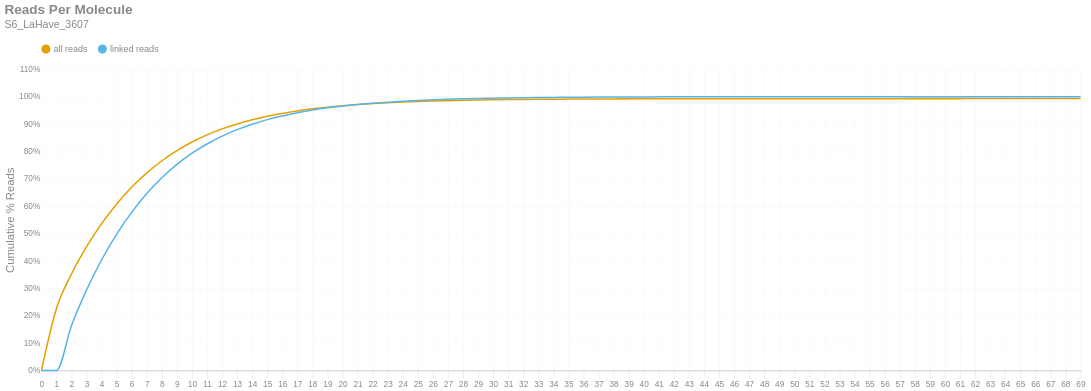

Source (notebook cell):
### Markdown cell above
### Reads per Molecule
This chart shows the cumulative distribution of the number of reads per linked molecule. That is, how many alignments are associated with a unique molecule. This excludes the number of reads associated with invalid or absent linked-read barcodes. The `linked` histogram is the percentages recalculated when disregarding singletons.

### Code cell
if SKIPLR:
    print_html(f"Skipped")
else:
    counts = np.bincount(valids['reads'].cast(pl.Int64).to_numpy())
    weighted = counts * np.arange(len(counts))
    all_perc = weighted / n_reads
    linked_perc = weighted / n_linked_reads
    linked_perc[1] = 0
    binned_df = pl.DataFrame({
        'readsper': list(range(len(counts))),
        'all reads (cumsum)': np.cumsum(all_perc).tolist(),
        'linked reads (cumsum)': np.cumsum(linked_perc).tolist(),
    })

    with SafeRender(binned_df):
        (
            density_plot(binned_df, 'Reads Per Molecule', samplename, 'readspmol')
            .encode(
                x=alt.X('readsper:O', title=None).axis(labelAngle=0).scale(padding=0),
                y=alt.Y('value:Q', title='Cumulative % Reads').axis(format='%').stack(False),
                color=alt.Color("key:N").scale(domain=["all reads", "linked reads"]),
                tooltip=[
                    alt.Tooltip("key:N", title="Data Type"),
                    alt.Tooltip("readsper:O", title="Reads Per Molecule"),
                    alt.Tooltip("value:Q", format=".2%", title="% Reads (Cum.)")
                ]            
            )
        ).display()

### Figure 1 — Vega-Lite specification as saved in the notebook (floating-point values rounded to 4 significant figures)
{"width": "container", "height": 400, "config": {"title": {"anchor": "start", "dy": -15, "fontSize": 18, "color": "#888888", "subtitleColor": "#888888", "subtitleFontSize": 14}, "arc": {"fill": "#0072B2"}, "axis": {"domainColor": "#888888", "domainWidth": 0.5, "gridWidth": 0.2, "grid": false, "titleFontWeight": 400, "titleFontSize": 15, "labelFontSize": 11, "labelColor": "#888888", "tickColor": "#888888", "tickWidth": 0.2, "titleColor": "#888888"}, "axisBand": {"grid": false}, "axisX": {"grid": true, "tickSize": 10, "domainCap": "round"}, "axisY": {"domain": false, "grid": true, "tickSize": 0, "domainCap": "round"}, "background": "transparent", "header": {"labelFontSize": 15, "labelColor": "#888888", "titleFontSize": 15, "titleFontWeight": 600, "titleColor": "#888888"}, "legend": {"labelFont": "sans-serif", "labelFontSize": 12, "labelColor": "#888888", "symbolSize": 100, "symbolType": "circle", "titleFontSize": 12, "titlePadding": 10, "titleColor": "#888888", "title": null, "orient": "top"}, "range": {"category": ["#E69F00", "#56B4E9", "#009E73", "#F0E442", "#0072B2", "#D55E00", "#CC79A7", "#000000"], "diverging": ["#cfe8f3", "#a2d4ec", "#73bfe2", "#46abdb", "#1696d2", "#12719e"]}, "area": {"fill": "#0072B2", "fillOpacity": 0.7, "line": true, "strokeOpacity": 0.7}, "line": {"color": "#0072B2", "stroke": "#0072B2", "strokeWidth": 2}, "trail": {"color": "#0072B2", "stroke": "#0072B2", "strokeWidth": 0, "size": 1}, "point": {"filled": true, "fillOpacity": 1.0, "size": 95}, "text": {"color": "#888888", "fontSize": 11, "align": "right", "fontWeight": 400, "size": 11}, "bar": {"fill": "#0072B2", "stroke": null}, "view": {"stroke": null, "continuousWidth": 660, "continuousHeight": 400}}, "data": {"name": "data-3054dd7929486d576c86b0a98d286da4"}, "mark": {"type": "line", "interpolate": "monotone", "point": {"opacity": 0, "size": 275}}, "encoding": {"color": {"field": "key", "scale": {"domain": ["all reads", "linked reads"]}, "type": "nominal"}, "tooltip": [{"field": "key", "title": "Data Type", "type": "nominal"}, {"field": "readsper", "title": "Reads Per Molecule", "type": "ordinal"}, {"field": "value", "format": ".2%", "title": "% Reads (Cum.)", "type": "quantitative"}], "x": {"axis": {"labelAngle": 0}, "field": "readsper", "scale": {"padding": 0}, "title": null, "type": "ordinal"}, "y": {"axis": {"format": "%"}, "field": "value", "stack": false, "title": "Cumulative % Reads", "type": "quantitative"}}, "params": [{"name": "param_c36ac31b6afebe62", "select": {"type": "point", "fields": ["key"]}, "bind": "legend"}], "title": {"text": "Reads Per Molecule", "subtitle": "S6_LaHave_3607"}, "transform": [{"fold": ["all reads (cumsum)", "linked reads (cumsum)"]}, {"calculate": "replace(datum.key, ' (cumsum)', '')", "as": "key"}, {"filter": {"param": "param_c36ac31b6afebe62"}}], "usermeta": {"embedOptions": {"downloadFileName": "S6_LaHave_3607.readspmol"}}, "$schema": "https://vega.github.io/schema/vega-lite/v6.1.0.json", "datasets": {"data-3054dd7929486d576c86b0a98d286da4": [{"readsper": 0, "all reads (cumsum)": 0.0, "linked reads (cumsum)": 0.0}, {"readsper": 1, "all reads (cumsum)": 0.2264, "linked reads (cumsum)": 0.0}, {"readsper": 2, "all reads (cumsum)": 0.3523, "linked reads (cumsum)": 0.1643}, {"readsper": 3, "all reads (cumsum)": 0.4519, "linked reads (cumsum)": 0.2943}, {"readsper": 4, "all reads (cumsum)": 0.5363, "linked reads (cumsum)": 0.4044}, {"readsper": 5, "all reads (cumsum)": 0.6083, "linked reads (cumsum)": 0.4983}, {"readsper": 6, "all reads (cumsum)": 0.6697, "linked reads (cumsum)": 0.5784}, {"readsper": 7, "all reads (cumsum)": 0.7218, "linked reads (cumsum)": 0.6464}, {"readsper": 8, "all reads (cumsum)": 0.7659, "linked reads (cumsum)": 0.7039}, {"readsper": 9, "all reads (cumsum)": 0.8032, "linked reads (cumsum)": 0.7526}, {"readsper": 10, "all reads (cumsum)": 0.8345, "linked reads (cumsum)": 0.7934}, {"readsper": 11, "all reads (cumsum)": 0.8603, "linked reads (cumsum)": 0.8271}, {"readsper": 12, "all reads (cumsum)": 0.8824, "linked reads (cumsum)": 0.8559}, {"readsper": 13, "all reads (cumsum)": 0.9005, "linked reads (cumsum)": 0.8795}, {"readsper": 14, "all reads (cumsum)": 0.9156, "linked reads (cumsum)": 0.8993}, {"readsper": 15, "all reads (cumsum)": 0.9285, "linked reads (cumsum)": 0.9161}, {"readsper": 16, "all reads (cumsum)": 0.9389, "linked reads (cumsum)": 0.9296}, {"readsper": 17, "all reads (cumsum)": 0.948, "linked reads (cumsum)": 0.9415}, {"readsper": 18, "all reads (cumsum)": 0.9555, "linked reads (cumsum)": 0.9512}, {"readsper": 19, "all reads (cumsum)": 0.9617, "linked reads (cumsum)": 0.9594}, {"readsper": 20, "all reads (cumsum)": 0.9668, "linked reads (cumsum)": 0.966}, {"readsper": 21, "all reads (cumsum)": 0.9711, "linked reads (cumsum)": 0.9716}, {"readsper": 22, "all reads (cumsum)": 0.9746, "linked reads (cumsum)": 0.9762}, {"readsper": 23, "all reads (cumsum)": 0.9775, "linked reads (cumsum)": 0.98}, {"readsper": 24, "all reads (cumsum)": 0.9801, "linked reads (cumsum)": 0.9834}, {"readsper": 25, "all reads (cumsum)": 0.9822, "linked reads (cumsum)": 0.9862}, {"readsper": 26, "all reads (cumsum)": 0.984, "linked reads (cumsum)": 0.9884}, {"readsper": 27, "all reads (cumsum)": 0.9855, "linked reads (cumsum)": 0.9904}, {"readsper": 28, "all reads (cumsum)": 0.9867, "linked reads (cumsum)": 0.992}, {"readsper": 29, "all reads (cumsum)": 0.9878, "linked reads (cumsum)": 0.9934}, {"readsper": 30, "all reads (cumsum)": 0.9886, "linked reads (cumsum)": 0.9944}, {"readsper": 31, "all reads (cumsum)": 0.9894, "linked reads (cumsum)": 0.9955}, {"readsper": 32, "all reads (cumsum)": 0.99, "linked reads (cumsum)": 0.9963}, {"readsper": 33, "all reads (cumsum)": 0.9905, "linked reads (cumsum)": 0.9969}, {"readsper": 34, "all reads (cumsum)": 0.9908, "linked reads (cumsum)": 0.9973}, {"readsper": 35, "all reads (cumsum)": 0.9911, "linked reads (cumsum)": 0.9977}, {"readsper": 36, "all reads (cumsum)": 0.9914, "linked reads (cumsum)": 0.9981}, {"readsper": 37, "all reads (cumsum)": 0.9916, "linked reads (cumsum)": 0.9984}, {"readsper": 38, "all reads (cumsum)": 0.9918, "linked reads (cumsum)": 0.9987}, {"readsper": 39, "all reads (cumsum)": 0.992, "linked reads (cumsum)": 0.9989}, {"readsper": 40, "all reads (cumsum)": 0.9921, "linked reads (cumsum)": 0.9991}, {"readsper": 41, "all reads (cumsum)": 0.9923, "linked reads (cumsum)": 0.9992}, {"readsper": 42, "all reads (cumsum)": 0.9923, "linked reads (cumsum)": 0.9993}, {"readsper": 43, "all reads (cumsum)": 0.9924, "linked reads (cumsum)": 0.9995}, {"readsper": 44, "all reads (cumsum)": 0.9925, "linked reads (cumsum)": 0.9995}, {"readsper": 45, "all reads (cumsum)": 0.9925, "linked reads (cumsum)": 0.9996}, {"readsper": 46, "all reads (cumsum)": 0.9926, "linked reads (cumsum)": 0.9997}, {"readsper": 47, "all reads (cumsum)": 0.9926, "linked reads (cumsum)": 0.9997}, {"readsper": 48, "all reads (cumsum)": 0.9927, "linked reads (cumsum)": 0.9998}, {"readsper": 49, "all reads (cumsum)": 0.9927, "linked reads (cumsum)": 0.9998}, {"readsper": 50, "all reads (cumsum)": 0.9927, "linked reads (cumsum)": 0.9998}, {"readsper": 51, "all reads (cumsum)": 0.9928, "linked reads (cumsum)": 0.9999}, {"readsper": 52, "all reads (cumsum)": 0.9928, "linked reads (cumsum)": 0.9999}, {"readsper": 53, "all reads (cumsum)": 0.9928, "linked reads (cumsum)": 0.9999}, {"readsper": 54, "all reads (cumsum)": 0.9928, "linked reads (cumsum)": 0.9999}, {"readsper": 55, "all reads (cumsum)": 0.9928, "linked reads (cumsum)": 0.9999}, {"readsper": 56, "all reads (cumsum)": 0.9928, "linked reads (cumsum)": 0.9999}, {"readsper": 57, "all reads (cumsum)": 0.9928, "linked reads (cumsum)": 0.9999}, {"readsper": 58, "all reads (cumsum)": 0.9928, "linked reads (cumsum)": 1.0}, {"readsper": 59, "all reads (cumsum)": 0.9928, "linked reads (cumsum)": 1.0}, {"readsper": 60, "all reads (cumsum)": 0.9928, "linked reads (cumsum)": 1.0}, {"readsper": 61, "all reads (cumsum)": 0.9928, "linked reads (cumsum)": 1.0}, {"readsper": 62, "all reads (cumsum)": 0.9928, "linked reads (cumsum)": 1.0}, {"readsper": 63, "all reads (cumsum)": 0.9928, "linked reads (cumsum)": 1.0}, {"readsper": 64, "all reads (cumsum)": 0.9928, "linked reads (cumsum)": 1.0}, {"readsper": 65, "all reads (cumsum)": 0.9928, "linked reads (cumsum)": 1.0}, {"readsper": 66, "all reads (cumsum)": 0.9928, "linked reads (cumsum)": 1.0}, {"readsper": 67, "all reads (cumsum)": 0.9928, "linked reads (cumsum)": 1.0}, {"readsper": 68, "all reads (cumsum)": 0.9928, "linked reads (cumsum)": 1.0}, {"readsper": 69, "all reads (cumsum)": 0.9928, "linked reads (cumsum)": 1.0}]}}
